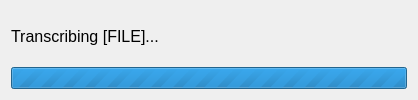
<?xml version="1.0" encoding="UTF-8"?>
<ui version="4.0">
 <class>Dialog</class>
 <widget class="QDialog" name="Dialog">
  <property name="geometry">
   <rect>
    <x>0</x>
    <y>0</y>
    <width>418</width>
    <height>100</height>
   </rect>
  </property>
  <property name="windowTitle">
   <string>Dialog</string>
  </property>
  <layout class="QVBoxLayout" name="verticalLayout">
   <item>
    <widget class="QLabel" name="transcription_text">
     <property name="font">
      <font>
       <pointsize>12</pointsize>
       <kerning>true</kerning>
       <fontweight>DemiBold</fontweight>
      </font>
     </property>
     <property name="text">
      <string>Transcribing [FILE]...</string>
     </property>
    </widget>
   </item>
   <item>
    <widget class="QProgressBar" name="progressBar">
     <property name="maximum">
      <number>0</number>
     </property>
     <property name="value">
      <number>0</number>
     </property>
     <property name="textVisible">
      <bool>false</bool>
     </property>
    </widget>
   </item>
  </layout>
 </widget>
 <resources/>
 <connections/>
</ui>
